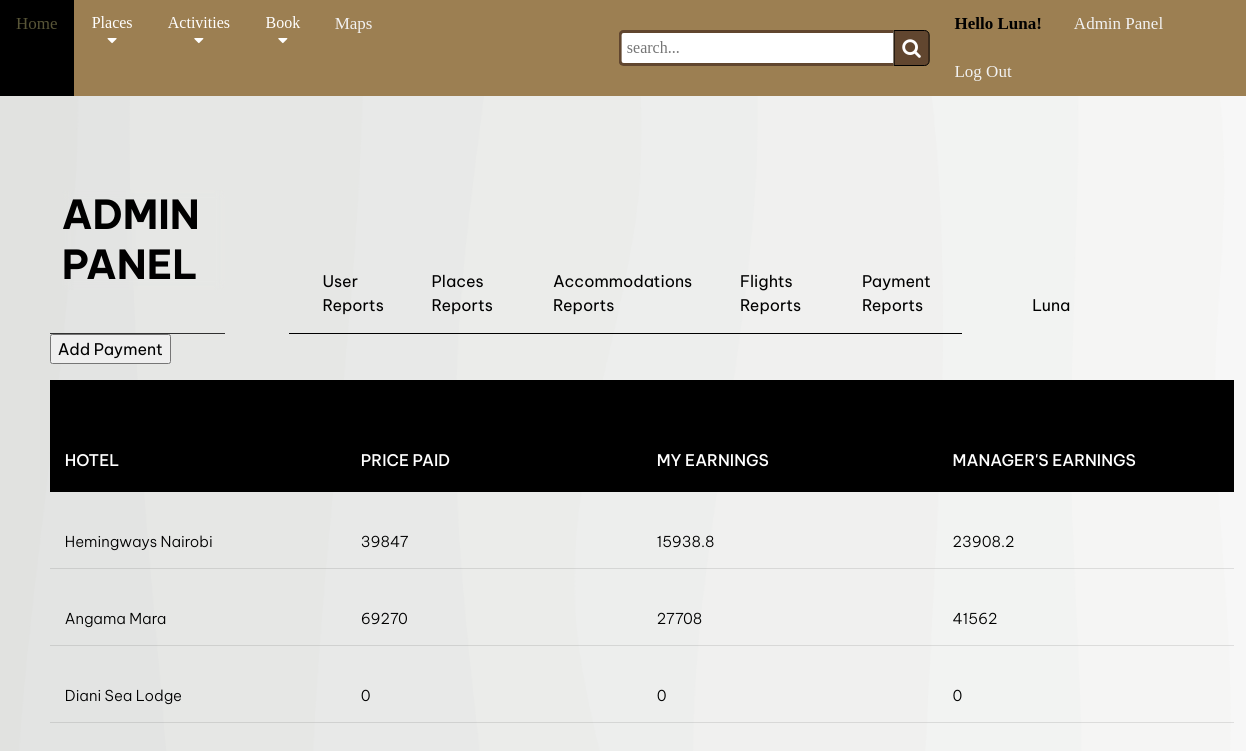
The page /admin/payment-reports.php (signed in) on the database its author committed.
### tables this page shows
CREATE TABLE `reservations` (
  `ReservationId` int(11) NOT NULL,
  `HotelId` int(11) NOT NULL,
  `Hotel` varchar(100) NOT NULL,
  `Place` varchar(100) NOT NULL,
  `Price` int(11) NOT NULL,
  `Email` varchar(100) NOT NULL
);

### admin/payment-reports.php (the view, shortened to what this page needs)
<?php
	include '../includes/dbh.inc.php';
?>
<!DOCTYPE html>
<html lang="en">
<head>
    <link rel="stylesheet" href="https://cdnjs.cloudflare.com/ajax/libs/font-awesome/5.15.4/css/all.min.css" />
    <link rel="stylesheet" href="https://cdnjs.cloudflare.com/ajax/libs/font-awesome/4.7.0/css/font-awesome.min.css">
    <link rel="stylesheet" href="https://cdnjs.cloudflare.com/ajax/libs/font-awesome/4.7.0/css/solid/font-awesome.min.css">
    <link rel="stylesheet" href="../css/dashboard.css" type="text/css">
    <link rel="stylesheet" href="../css/view-bookings.css" type="text/css">
    <link rel="stylesheet" href="../css/home.css" type="text/css">
    <link rel="stylesheet" href="../css/search.css" type="text/css">
    <link rel="stylesheet" href="../css/reports.css" type="text/css">
</head>
<body>
<div class="nav"  rel="stylesheet" href="../css/home.css" type="text/css">
        <div class="left">
            <a href="../home.php">Home</a>
            <div class="places">
                <button class="dropbtn">Places
                  <i class="fa fa-caret-down"></i>
                </button>
            </div>
            <div class="activities">
                <button class="dropbtn">Activities
                  <i class="fa fa-caret-down"></i>
                </button>
            </div>
            <div class="places">
                <button class="dropbtn">Book
                  <i class="fa fa-caret-down"></i>
                </button>
            </div>
            <a href="../maps.php">Maps</a>
            <form action="../search.php" method="POST" rel="stylesheet" href="css\search.css" type="text/css">
            <div class="wrap">
            <div class="search">
                <input type="text" name="search" class="searchTerm" placeholder="search...">
                <button type="submit" name="submit-search" class="searchButton">
                <i class="fa fa-search"></i>
                </button>
            </div>
            </div>
            </form>
        </div>
    <div class="right">
    <?php
        if(isset($_SESSION["firstname"])){
            echo "<p>Hello " .$_SESSION["firstname"]. "!</p>";
            echo "<a href='dashboard.php'>Admin Panel</a>";
            echo "<a href='../includes/logout.inc.php'>Log Out</a>";
        }
        else{
            echo "<a href='../login.php'>Log in</a>";
            echo "<a href='../signup.php'>Create Account</a>";
        }
    ?>
    </div>
</div>
<div class="app">
	<header class="app-header">
		<div class="app-header-logo">
			<div class="logo">
				<h1 class="logo-title">
					<span>ADMIN PANEL</span>
				</h1>
			</div>
		</div>
		<div class="app-header-navigation">
        <div class="tabs">
				<a href="user-reports.php">
					User Reports
				</a>
				<a href="place-reports.php" >
					Places Reports
				</a>
				<a href="accommodations-reports.php">
					Accommodations Reports
				</a>
				<a href="flights-reports.php">
					Flights Reports
				</a>
                <a href="payment-reports.php" >
			Payment Reports
				</a>
			</div>
		</div>
		<div class="app-header-actions">
			<button class="user-profile">
			<div class="name">
            <?php
              echo "<p>" .$_SESSION["firstname"]."  ".$_SESSION["lastname"]."</p>";
            ?>
           </div>
			</button>
        </div>
	</header>
		<div class="app-body-main-content">
                <a href="add-hotel.php"><button class="button-add">Add Payment</button></a>
	            <div class='tbl-header'>
	              <table cellpadding='0' cellspacing='0' border='0'>
                   <thead>
                    <p>PAYMENT REPORTS</p>
                     <tr>
                      <th>Hotel</th>
                      <th>Price Paid</th>
                      <th>My Earnings</th>
                      <th>Manager's Earnings</th>
                     </tr>
                  </thead>
                 </table>
	           </div>
            <?php
            $stmt = "SELECT * FROM tour_guide.reservations
            ; ";
            $query_run = mysqli_query($conn,$stmt);
            if(mysqli_num_rows($query_run)>0){
              foreach($query_run as $row){
                  $commission=$row['Price']*0.40;
                  $manager = $row['Price']*0.60;
              echo"
              <table cellpadding='0' cellspacing='0' border='0'>
              <tbody>
                <tr>
                   <td>" . $row['Hotel'] . "</td>
                   <td>" . $row['Price'] . "</td>
                   <td>" . $commission . "</td>
                   <td>" . $manager . "</td>
               </tr>
              </tbody>
            </table>";
              }
            }
           ?>
		</div>
</div>
</body>
</html>

### css/dashboard.css (style rules this page uses)
.app { line-height: 1.5; min-height: 100vh; font-family: "Be Vietnam Pro", sans-serif; color: #000000; display: flex; padding-top: 3vw; padding-bottom: 3vw; justify-content: center; }
body { background-image: url(../project_images/profileback.png); background-repeat: no-repeat; }
button, select, input, textarea { font: inherit; }
a { color: inherit; }
.app { min-height: 80vh; width: 95%; max-width: 1600px; padding: 2vw 4vw 6vw; display: flex; flex-direction: column; }
.app-header { display: grid; grid-template-columns: minmax(-webkit-min-content, 175px) minmax(-webkit-max-content, 1fr) minmax(-webkit-max-content, 400px); grid-template-columns: minmax(min-content, 175px) minmax(max-content, 1fr) minmax(max-content, 400px); -moz-column-gap: 4rem; column-gap: 4rem; align-items: flex-end; }
.app-header-actions { display: flex; align-items: center; }
.name { color: black; display: inline-flex; }
.logo { display: flex; align-items: center; padding-bottom: 1rem; padding-top: 1rem; border-bottom: 1px solid #313131; }
.logo-title { display: flex; flex-direction: column; line-height: 1.25; margin-left: 0.75rem; }
.logo-title span { color: #000000; }
.tabs { display: flex; justify-content: space-between; color: black; border-bottom: 1px solid #000000; }
.tabs a { padding-top: 1rem; padding-bottom: 1rem; text-decoration: none; border-top: 2px solid transparent; display: inline-flex; transition: 0.25s ease; margin-left: 5%; }
.user-profile { display: flex; align-items: center; border: 0; background: transparent; cursor: pointer; color: #000000; transition: 0.25s ease; }

### css/view-bookings.css (style rules this page uses)
body { background-image: url(../project_images/profileback.png); background-repeat: repeat; background-size: cover; }
table { width: 100%; table-layout: fixed; margin-top: 2%; }
.tbl-header { background-color: black; text-align: center; }
th { padding: 20px 15px; text-align: left; font-weight: 500; font-size: 16px; color: rgb(255, 255, 255); text-transform: uppercase; }
td { padding: 15px; text-align: left; vertical-align: middle; font-weight: 300; font-size: 15px; color: rgb(0, 0, 0); border-bottom: solid 1px rgba(255, 255, 255, 0.1); }

### css/home.css (style rules this page uses)
* { scroll-behavior: smooth; }
h1 { margin-top: 1rem; font-size: 250%; font-weight: bolder; backdrop-filter: blur(5px); font-stretch: ultra-expanded; align-self: flex-start; }
body { padding-bottom: 60em; background: #ffffff; margin: 0rem; width: 100%; height: 100%; margin: 0; padding: 0; transition: 0.2s; }
.nav { list-style-type: none; margin: 0; padding: 0; overflow: visible; background-color: rgb(156, 127, 82); position: relative; top: 0; display: flex; justify-content: flex-start; }
.left { list-style-type: none; margin: 0; padding: 0; overflow: visible; background-color: rgb(156, 127, 82); position: relative; top: 0; display: flex; justify-content: flex-start; }
.right { list-style-type: none; margin: 0; padding: 0; border: 0; overflow: visible; background-color: rgb(156, 127, 82); float: right; justify-content: flex-end; align-content: right; margin-left: 550px; }
.nav p { margin: 0; padding: 0; border: 0; float: left; border-right: 1px; display: block; color: black; font-weight: bolder; text-align: center; padding: 14px 16px; text-decoration: none; font-size: 17px; }
.nav a { float: left; border-right: 1px; display: block; color: #f2f2f2; text-align: center; padding: 14px 16px; text-decoration: none; font-size: 17px; }
.places { float: left; overflow: visible; }
.activities { float: left; overflow: visible; }
.places .dropbtn { font-size: 16px; border: none; outline: none; color: white; padding: 14px 16px; background-color: inherit; font-family: inherit; margin: 0; }
.activities .dropbtn { font-size: 16px; border: none; outline: none; color: white; padding: 14px 16px; background-color: inherit; font-family: inherit; margin: 0; }

### css/search.css (style rules this page uses)
.search { width: 100%; position: relative; display: flex; align-items: center; margin-left: 580px; }
.searchTerm { width: 100%; border: 3px solid #61462f; border-right: none; padding: 5px; height: 20px; border-radius: 5px 0 0 5px; outline: none; color: #9DBFAF; }
.searchButton { width: 40px; height: 36px; border: 1px solid #000000; background: #61462f; text-align: center; color: #fff; border-radius: 0 5px 5px 0; cursor: pointer; font-size: 20px; }
.wrap { width: 80%; position: absolute; top: 50%; left: 50%; transform: translate(-50%, -50%); }
form::after { content: ""; clear: both; display: table; }

### admin/payment-reports.php (style rules this page uses)
body { background-image: url(../project_images/profileback.png); background-repeat: no-repeat; }

### rows shown on the page
reservations: Hotel "Hemingways Nairobi", Price "39847", Price "15938.8", Price "23908.2"
reservations: Hotel "Angama Mara", Price "69270", Price "27708", Price "41562"
reservations: Hotel "Diani Sea Lodge", Price "0"

### other values the page prints
$_SESSION["firstname"] "Luna"
